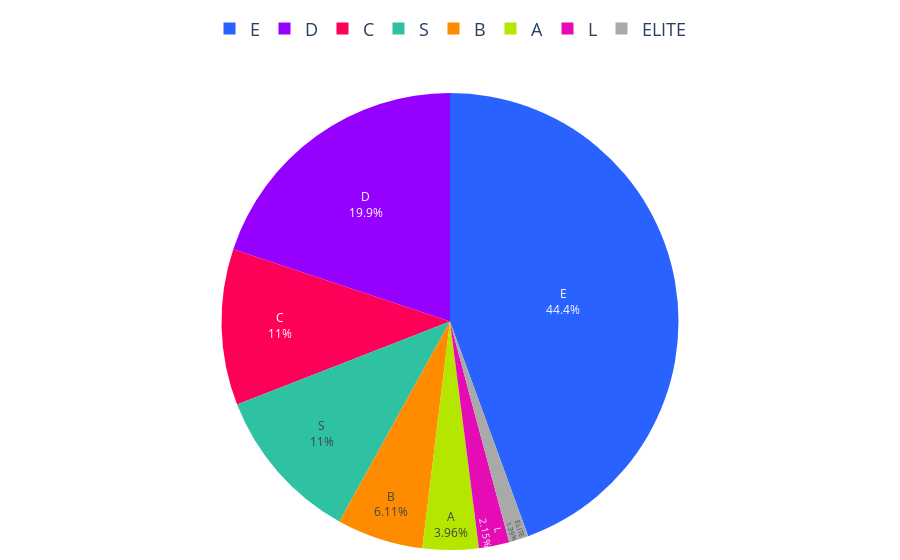

Here is the notebook cell this chart was saved with:
### Code cell
# Datos proporcionados
colores = ['#2962ff', '#9500ff', '#ff0059', '#ff8c00', '#b4e600', '#2EC2A2', '#E50CB6', '#A9A9A9']  # Añadimos gris

porcentajes = creditos_segmentos_2023['Porcentaje']
labels = creditos_segmentos_2023['Segmento']

# Asignar un color gris para los segmentos que no tengan porcentaje
# Crear un diccionario de colores con todos los segmentos, asignando gris a los que no tienen porcentaje
colores_segmentos = {segmento: colores[i] if segmento in labels.values else '#A9A9A9' 
                     for i, segmento in enumerate(segmentos)}

# Ordenar los segmentos según el orden deseado
orden_segmentos = ["E", "D", "C", "B", "A", "S", "L", "ELITE"]

# Crear lista de colores y valores en el orden especificado
colores_ordenados = [colores_segmentos.get(segmento, '#A9A9A9') for segmento in orden_segmentos]
valores_ordenados = [porcentajes[labels == segmento].sum() if segmento in labels.values else 0 for segmento in orden_segmentos]

# Crear gráfico de pastel
fig = go.Figure(data=[go.Pie(
    labels=orden_segmentos, 
    values=valores_ordenados, 
    marker=dict(colors=colores_ordenados)
)])

# Configuración de texto dentro del gráfico
fig.update_traces(
    textinfo='percent+label',  # Mostrar porcentaje y etiquetas
    textposition='inside'     # Ubicar texto dentro de las secciones
)

# Configuración de la leyenda
fig.update_layout(
    margin=dict(l=10, r=10, t=10, b=10),  # Ajusta los márgenes
    legend=dict(                  # Personaliza la leyenda
        x=0.5,  # Posición horizontal centrada
        y=1.1,  # Posición vertical ajustada al top
        font=dict(size=18),  # Tamaño de la fuente
        xanchor='center',  # Ancla en el centro horizontal
        yanchor='bottom',  # Ancla en la parte inferior de la leyenda
        orientation='h'  # Cambiar orientación de la leyenda a horizontal
    ), autosize=True,
    xaxis=dict(tickangle=45),  # Ajusta el ángulo de los ticks en el eje X
    yaxis=dict(tickangle=45),   # Ajusta el ángulo de los ticks en el eje Y
    showlegend=True              # Mostrar la leyenda
)

# Función para exportar la gráfica como archivo HTML con configuración personalizada
def guardar_grafico_como_html(fig, nombre_archivo, carpeta='assets/graficas'):
    if not os.path.exists(carpeta):
        os.makedirs(carpeta)
    
    # Configuración para desactivar herramientas no deseadas
    config = {
        'displaylogo': False,  # Ocultar logo de Plotly
        'modeBarButtonsToRemove': [
            'toImage',       # Botón de guardar como imagen
            'resetScale2d',  # Reset de ejes (no aplica aquí, pero lo incluimos como ejemplo)
            'zoom2d',        # Botón de zoom
            'pan2d',         # Botón de desplazamiento
        ]
    }
    # Exportar el gráfico con configuración
    pio.write_html(fig, f'{carpeta}/{nombre_archivo}.html', config=config)

# Exportar el gráfico
guardar_grafico_como_html(fig, 'g_pie_dist_creditos_segmento_2023', carpeta='assets/graficas')

# Mostrar el gráfico
fig.show()

### Figure 1 — Plotly figure (JSON) as saved in the notebook; plotly's stock layout.template omitted (floating-point values rounded to 4 significant figures)
{"data": [{"labels": ["E", "D", "C", "B", "A", "S", "L", "ELITE"], "marker": {"colors": ["#2962ff", "#9500ff", "#ff0059", "#ff8c00", "#b4e600", "#2EC2A2", "#E50CB6", "#A9A9A9"]}, "textinfo": "percent+label", "textposition": "inside", "type": "pie", "values": [44.44, 19.87, 11.05, 6.11, 3.957, 11.04, 2.152, 1.387]}], "layout": {"autosize": true, "legend": {"font": {"size": 18}, "orientation": "h", "x": 0.5, "xanchor": "center", "y": 1.1, "yanchor": "bottom"}, "margin": {"b": 10, "l": 10, "r": 10, "t": 10}, "showlegend": true, "xaxis": {"tickangle": 45}, "yaxis": {"tickangle": 45}}}
